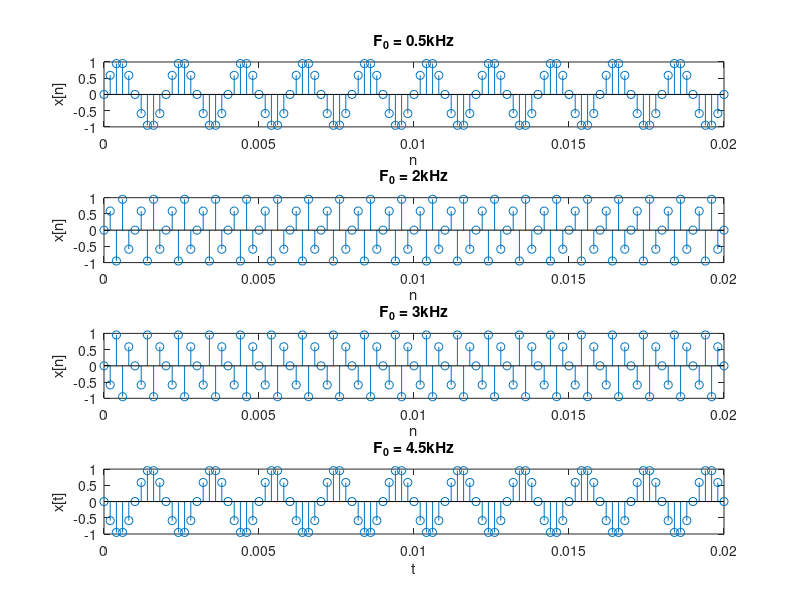
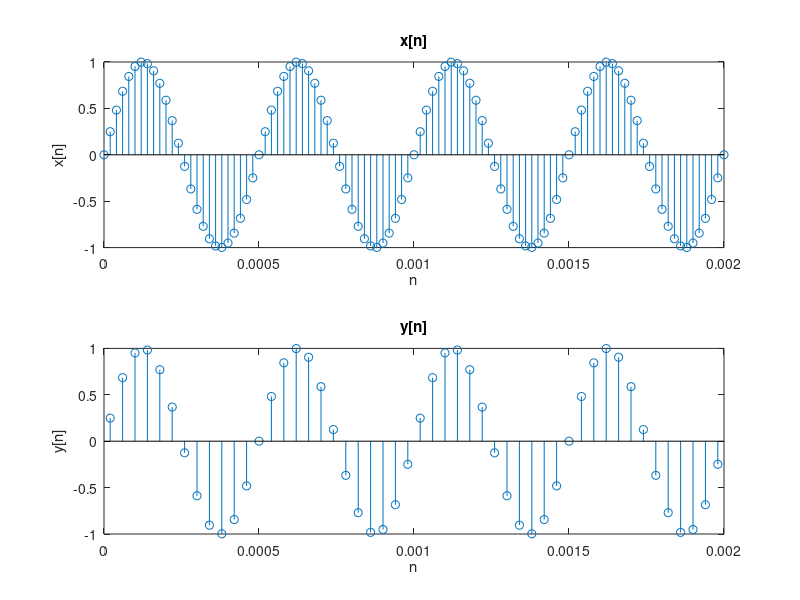

Here is the MATLAB script that generated these plots, in order:
n = 0:100;

Fs1 = 5e3;

Fo_05 = 0.5e3;
Fo_2 = 2e3;
Fo_3 = 3e3;
Fo_4_5 = 4.5e3;

t= n./Fs1;
x_05 = sin(2*pi*Fo_05.*t);
x_2 = sin(2*pi*Fo_2.*t);
x_3 = sin(2*pi*Fo_3.*t);
x_4_5 = sin(2*pi*Fo_4_5.*t);

figure('Name','problem 3 part 1');
subplot(4,1,1);
stem(t,x_05);
xlabel('n');
ylabel('x[n]');
title('F_0 = 0.5kHz');

subplot(4,1,2);
stem(t,x_2);
xlabel('n');
ylabel('x[n]');
title('F_0 = 2kHz');

subplot(4,1,3);
stem(t,x_3);
xlabel('n');
ylabel('x[n]');
title('F_0 = 3kHz');

subplot(4,1,4);
stem(t,x_4_5);
xlabel('t');
ylabel('x[t]');
title('F_0 = 4.5kHz');
%% Part 2
Fs2 = 50e3;

Fo = 2e3;

t1 = n./Fs2;
t2 = t1(2:2:100);

x = sin(2*pi*Fo.*t1);
y = x(2:2:100);

figure('Name','problem 3 part 2');
subplot(2, 1, 1);
stem(t1,x);
xlabel('n');
ylabel('x[n]');
title('x[n]');

subplot(2, 1, 2);
stem(t2,y);
xlabel('n');
ylabel('y[n]');
title('y[n]');
